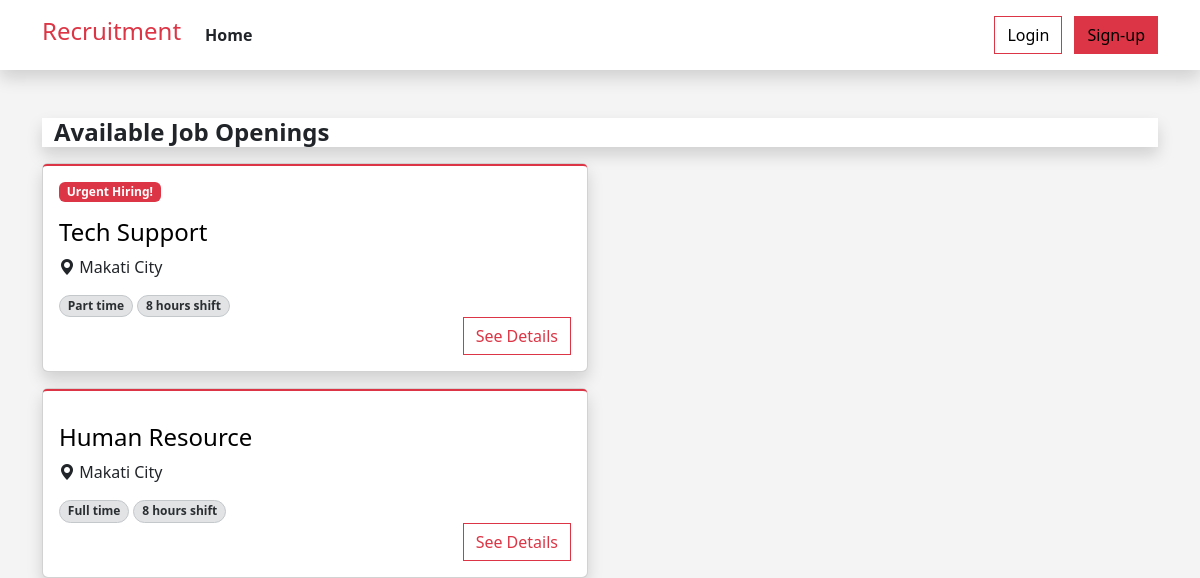
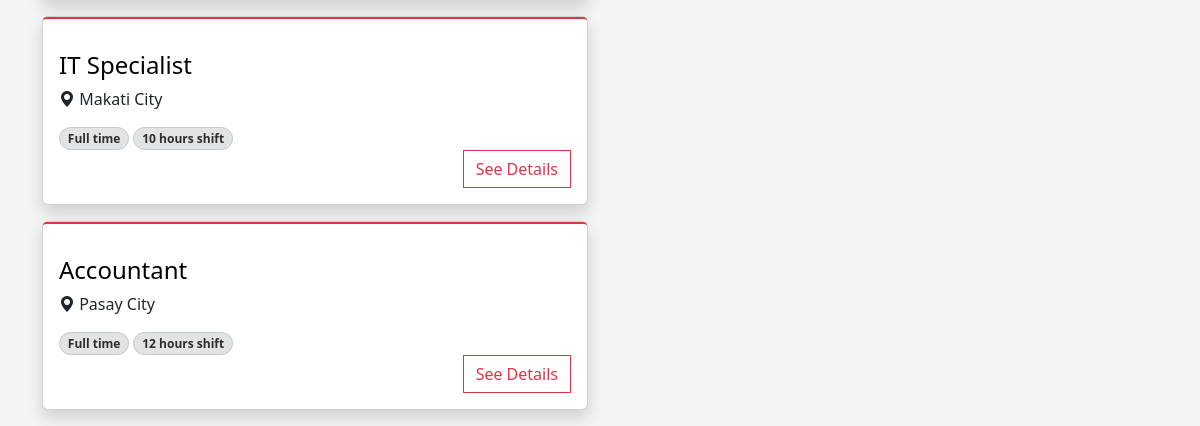
Before: / with the older database file (2 pictures, top to bottom).
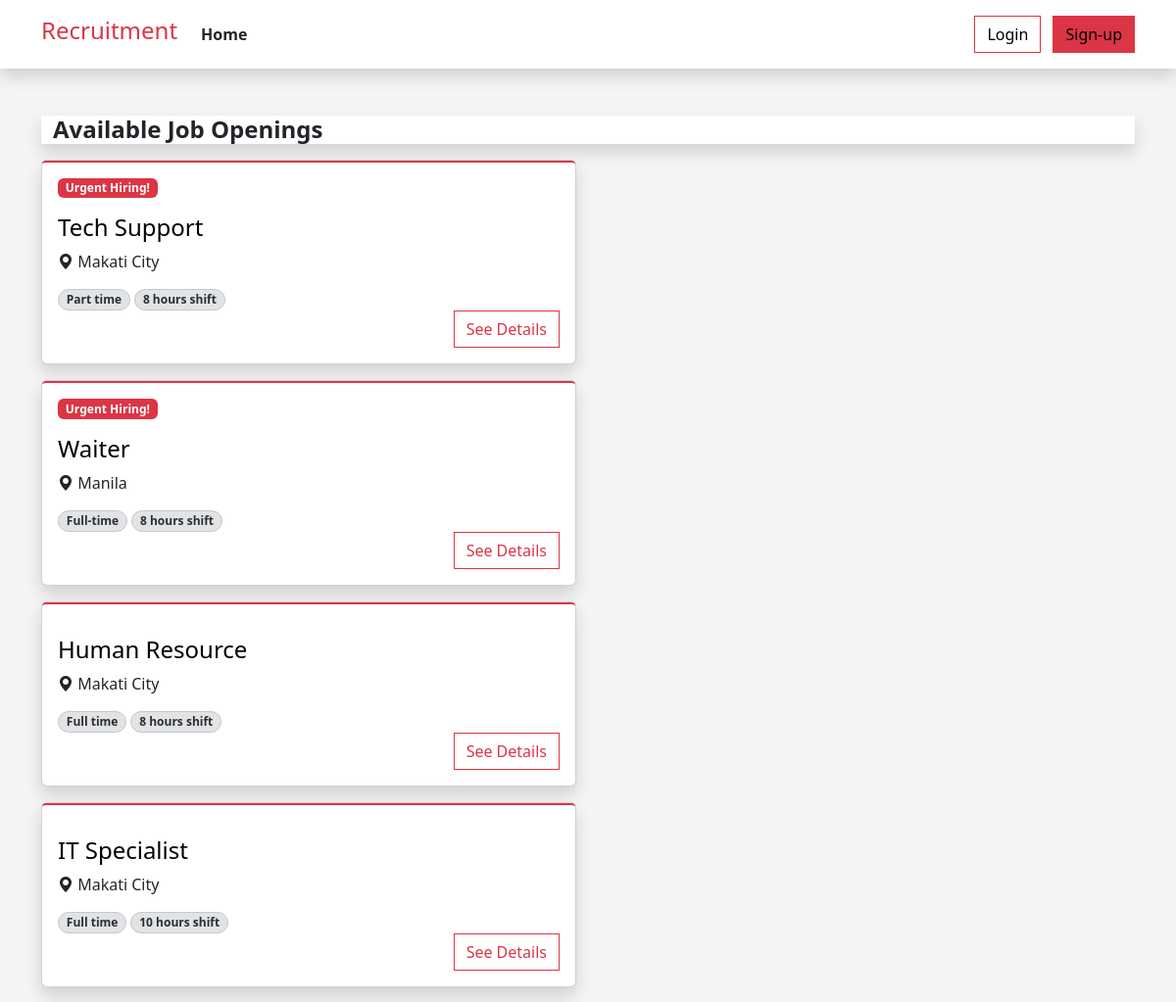
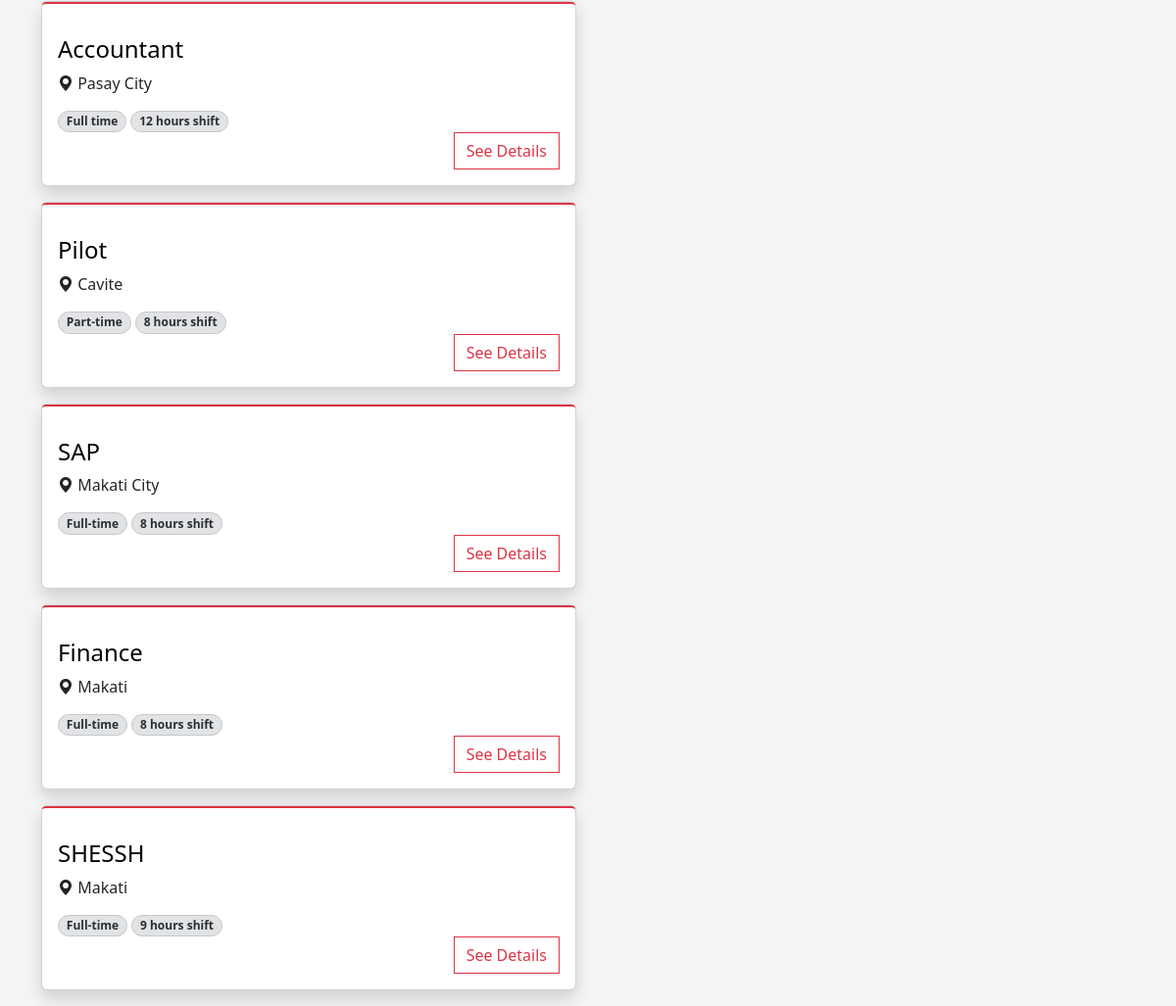
After: the same page with the newer database file (2 pictures, top to bottom).
### tables this page shows
CREATE TABLE `jobs` (
  `id` int(12) NOT NULL,
  `job_name` varchar(255) NOT NULL,
  `salary` int(12) NOT NULL,
  `job_type` varchar(255) NOT NULL,
  `shift_and_schedule` varchar(255) NOT NULL,
  `location` varchar(255) NOT NULL,
  `job_description` text NOT NULL,
  `benefits` text NOT NULL,
  `priority` varchar(255) NOT NULL,
  `department` varchar(255) NOT NULL,
  `created_at` timestamp NOT NULL DEFAULT current_timestamp() ON UPDATE current_timestamp()
);

### index.php (the view, shortened to what this page needs)
<?php
include("dbconn.php");
include("header.php");
if (isset($_SESSION['user_id'])) {
    $userId = $_SESSION['user_id'];
    $query =
        "SELECT jobs.*
        FROM jobs
        LEFT JOIN job_applicants ON jobs.id = job_applicants.job_id AND job_applicants.user_id = '$userId'
        WHERE job_applicants.user_id is NULL
        ORDER BY
            CASE WHEN jobs.priority = 'Urgent Hiring' THEN 0 ELSE 1 END,
            CASE WHEN jobs.priority = 'Non-urgent Hiring' THEN jobs.created_at END DESC";
    $result = mysqli_query($conn, $query);
    $query2 = "SELECT resume FROM user WHERE id='$userId'";
    $result2 = mysqli_query($conn, $query2);
    $row = mysqli_fetch_assoc($result2);
    $resume = $row['resume'];
} else {
    $query = "SELECT * FROM jobs ORDER BY CASE WHEN jobs.priority = 'Urgent Hiring' THEN 0 ELSE 1 END";
    $result = mysqli_query($conn, $query);
}
?>
<!DOCTYPE html>
<html lang="en">
<head>
</head>
<body style="background-color: #F4F4F4; ">
    <div class="container">
        <div class="container-fluid bg-white shadow mb-3 mt-5">
            <h4 class=" mt-1 mb-1 fw-bold">Available Job Openings</h4>
        </div>
        <div class="row">
            <div class="col-sm-12 col-md-6 ">
                <?php
                while ($row = mysqli_fetch_assoc($result)) {
                    ?>
                    <div class="card shadow mb-3 ">
                        <div class="card-body rounded-1 border-2 border-top border-danger">
                            <?php
                            if ($row['priority'] == 'Urgent Hiring') {
                                ?>
                                <span class="badge bg-danger">Urgent Hiring!</span>
                                <?php
                            }
                            ?>
                            <a href="javascript:void(0)" onclick="showDetails(<?php echo $row['id'] ?>)"
                                class="text-decoration-none">
                                <h4 class="text-black mt-3">
                                    <?php echo $row['job_name']; ?>
                                </h4>
                            </a>
                            <div class="row">
                                <div class="col">
                                    <i class="bi bi-geo-alt-fill"></i><span>
                                        <?php echo $row['location']; ?>
                                    </span>
                                </div>
                            </div>
                            <div class="row">
                                <div class="col">
                                    <span
                                        class="badge bg-secondary-subtle border border-secondary-subtle text-secondary-emphasis rounded-pill mt-3">
                                        <?php echo $row['job_type']; ?>
                                    </span>
                                    <span
                                        class="badge bg-secondary-subtle border border-secondary-subtle text-secondary-emphasis rounded-pill mt-3">
                                        <?php echo $row['shift_and_schedule']; ?>
                                    </span>
                                </div>
                            </div>
                            <div class="row">
                                <div class="col d-flex justify-content-end">
                                    <button class="btn btn-outline-danger" onclick="showDetails(<?php echo $row['id'] ?>)"
                                        style="border-radius: 0;">
                                        See Details
                                    </button>
                                </div>
                            </div>
                        </div>
                    </div>
                    <?php
                }
                ?>
            </div>
        </div>
    </div>
</body>
</html>

### header.php (shortened to what this page needs)
<html lang="en">
<head>
    <link href="https://cdn.jsdelivr.net/npm/bootstrap@5.3.3/dist/css/bootstrap.min.css" rel="stylesheet"
>
    <link href="https://cdn.jsdelivr.net/npm/bootstrap-icons@1.7.0/font/bootstrap-icons.css" rel="stylesheet">
    <link href="https://cdn.jsdelivr.net/npm/summernote@0.8.18/dist/summernote.min.css" rel="stylesheet">
    <link href="https://cdn.jsdelivr.net/npm/summernote@0.8.18/dist/summernote-lite.min.css" rel="stylesheet">
</head>
<body>
    <nav class="navbar navbar-expand-lg shadow bg-white">
        <div class="container">
            <a href="/recruitment" class="navbar-brand text-danger">
                <h4>Recruitment</h4>
            </a>
            <div class="collapse navbar-collapse justify-content-lg-start" id="navbarNav">
                <ul class="navbar-nav me-lg-auto mb-2 justify-content-center mb-md-0">
                    <li class="nav-item">
                        <a href="/recruitment"
                            class="nav-link link-dark <?php echo ($_SERVER['REQUEST_URI'] == '/recruitment' || $_SERVER['REQUEST_URI'] == '/recruitment/' || $_SERVER['REQUEST_URI'] == '/recruitment/index.php') ? 'text-dark fw-bold' : 'text-dark'; ?>">
                            Home
                        </a>
                    </li>
                </ul>
                <div class="navbar-text text-end">
                    <?php
                    if (isset($_SESSION["user_id"])) {
                        $user = $_SESSION["user_name"];
                        echo '
                            <div class="row">
                                <div class="col-sm-1 dropdown d-flex justify-content-start">
                                    <a href="#" class="d-block link-danger text-decoration-none dropdown-toggle text-dark" id="dropdownUser2"
                                        data-bs-toggle="dropdown" aria-expanded="false">
                                        ' . $user . '
                                    </a>
                                    <ul class="dropdown-menu text-small shadow" aria-labelledby="dropdownUser2">
                                        <li><a class="dropdown-item" href="/recruitment/profile.php"><i class="bi bi-person-circle"></i> Profile</a></li>
                                        <li>
                                            <hr class="dropdown-divider">
                                        </li>
                                        <li><a class="dropdown-item" href="/recruitment/logout.php"><i class="bi bi-box-arrow-right"></i> Sign out</i></a></li>
                                    </ul>
                                </div>
                            </div>
                        ';
                    } else {
                        echo '
                            <a href="login.php" class="btn btn-outline-danger me-2" style="border-radius: 0;">Login</a>
                            <a href="register.php" class="btn btn-danger" style="border-radius: 0;">Sign-up</a>
                        ';
                    }
                    ?>
                </div>
            </div>
        </div>
    </nav>
</body>
</html>

Changed rows visible on the page:
added jobs: priority "Urgent Hiring!", job_name "Waiter", location "Manila", job_type "Full-time", shift_and_schedule "8 hours shift"
added jobs: job_name "Pilot", location "Cavite", job_type "Part-time", shift_and_schedule "8 hours shift"
added jobs: job_name "SAP", location "Makati City", job_type "Full-time", shift_and_schedule "8 hours shift"
added jobs: job_name "Finance", location "Makati", job_type "Full-time", shift_and_schedule "8 hours shift"
added jobs: job_name "SHESSH", location "Makati", job_type "Full-time", shift_and_schedule "9 hours shift"
